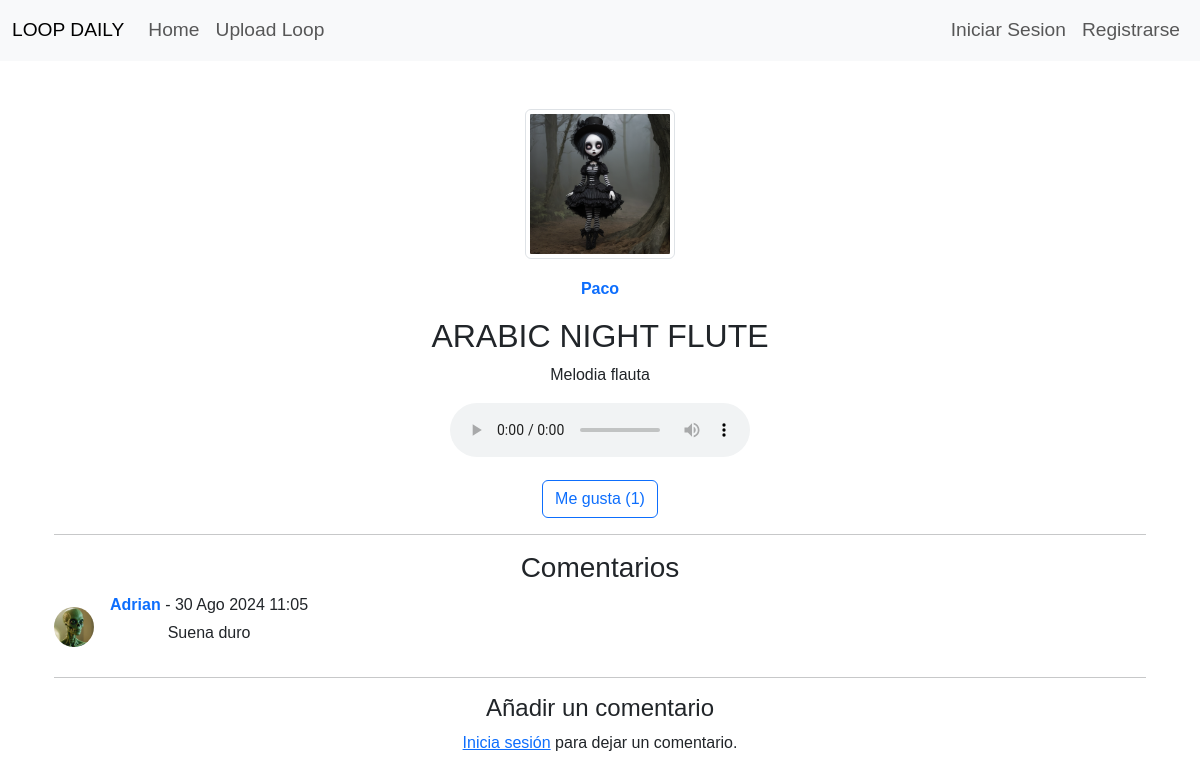
Page /loops/loop/28/ on the committed database.
### loops/models.py (models this page shows, shortened)
class Loop(models.Model):
    title = models.CharField(max_length=100)  # Campo de texto para el titulo del loop, con un maximo de 100 caracteres
    description = models.TextField()  # Campo de texto largo para la descripcion del loop
    bpm = models.IntegerField(default=120)  # Campo numerico para el BPM (beats por minuto) con un valor predeterminado de 120
    escala = models.CharField(max_length=50, default='Fm')  # Campo de texto para la escala musical, con un maximo de 50 caracteres y valor predeterminado 'Fm'
    categoria = models.CharField(max_length=50, default='Trap')  # Campo de texto para la categoria o genero musical, con un maximo de 50 caracteres y valor predeterminado 'Trap'
    file = models.FileField(upload_to='loops/')  # Campo de archivo para subir el loop, los archivos se guardaran en la carpeta 'loops/'
    uploaded_at = models.DateTimeField(auto_now_add=True)  # Campo de fecha y hora que se establece automaticamente cuando se sube el loop
    user = models.ForeignKey(User, on_delete=models.CASCADE)  # Relacion de clave foranea al modelo User, indicando que cada loop pertenece a un usuario especifico. Si el usuario se elimina, tambien se eliminan sus loops
    likes = models.ManyToManyField(User, related_name='loop_likes', blank=True)  # Relacion muchos-a-muchos con el modelo User, permitiendo que varios usuarios den 'likes' a un loop. El campo es opcional (puede estar en blanco)
    def total_likes(self):
        return self.likes.count()  # Metodo que retorna el numero total de 'likes' que tiene el loop

class UserProfile(models.Model):
    user = models.OneToOneField(User, on_delete=models.CASCADE)  # Relacion uno-a-uno con el modelo User
    profile_picture = models.ImageField(upload_to='profile_pics/', null=True, blank=True)  # Campo de imagen para la foto de perfil, opcional (puede estar en blanco)

class Comment(models.Model):
    loop = models.ForeignKey(Loop, related_name='comments', on_delete=models.CASCADE)  # Relacion de clave foranea al modelo Loop, indicando que cada comentario pertenece a un loop especifico. Si el loop se elimina, tambien se eliminan sus comentarios
    user = models.ForeignKey(User, on_delete=models.CASCADE)  # Relacion de clave foranea al modelo User, indicando que cada comentario pertenece a un usuario especifico. Si el usuario se elimina, tambien se eliminan sus comentarios
    text = models.TextField()  # Campo de texto largo para el contenido del comentario
    created_at = models.DateTimeField(auto_now_add=True)  # Campo de fecha y hora que se establece automaticamente cuando se crea el comentario

### loops/views.py (the view)
# urls.py: path('loop/<int:loop_id>/', loop_detail, name='loop_detail'),
def loop_detail(request, loop_id):
    loop = get_object_or_404(Loop, id=loop_id)  # Obtiene el loop o muestra un error 404 si no existe
    comments = loop.comments.all()  # Obtiene todos los comentarios del loop
    if request.method == 'POST':
        form = CommentForm(request.POST)
        if form.is_valid():
            comment = form.save(commit=False)
            comment.loop = loop  # Asocia el comentario con el loop
            comment.user = request.user  # Asocia el comentario con el usuario actual
            comment.save()  # Guarda el comentario en la base de datos
            return redirect('loop_detail', loop_id=loop.id)  # Redirige a los detalles del loop
    else:
        form = CommentForm()
    context = {
        'loop': loop,
        'comments': comments,
        'form': form,
    }
    return render(request, 'loop_detail.html', context)

### loops/templates/loop_detail.html (shortened to what this page needs)
{% extends 'base.html' %}
{% load static %}
{% block content %}
<div class="container mt-5 text-center">
    <div class="mb-3">
        {% if loop.user.userprofile.profile_picture %}
            <img src="{{ loop.user.userprofile.profile_picture.url }}" class="img-thumbnail" style="width: 150px; height: 150px; object-fit: cover; margin-bottom: 10px;">
        {% else %}
            <img src="{% static 'default_profile.png' %}" class="img-thumbnail" style="width: 150px; height: 150px; object-fit: cover; margin-bottom: 10px;">
        {% endif %}
        <div>
            <a href="{% url 'profile' %}?user_id={{ loop.user.id }}" class="text-decoration-none d-block mt-2">
                <strong>{{ loop.user.username }}</strong>
            </a>
        </div>
    </div>
    <h2>{{ loop.title }}</h2>
    <p>{{ loop.description }}</p>
    <div>
        <audio controls>
            <source src="{{ loop.file.url }}" type="audio/mpeg">
        </audio>
    </div>
    <div class="mt-3">
        <a href="{% url 'like_loop' loop.id %}" class="btn btn-outline-primary">
            {% if user in loop.likes.all %}
                <i class="fas fa-thumbs-up"></i> Me gusta ({{ loop.total_likes }})
            {% else %}
                 Me gusta ({{ loop.total_likes }})
            {% endif %}
        </a>
    </div>
    <hr>
    <h3>Comentarios</h3>
    <div class="comments">
        {% for comment in comments %}
        <div class="comment mb-3 d-flex align-items-center">
            {% if comment.user.userprofile.profile_picture %}
                <img src="{{ comment.user.userprofile.profile_picture.url }}" class="rounded-circle me-3" style="width: 40px; height: 40px; object-fit: cover;">
            {% else %}
                <img src="{% static 'default_profile.png' %}" class="rounded-circle me-3" style="width: 40px; height: 40px; object-fit: cover;">
            {% endif %}
            <div>
                <p class="mb-1"><a href="{% url 'profile' %}?user_id={{ comment.user.id }}" class="text-decoration-none"><strong>{{ comment.user.username }}</strong></a> - {{ comment.created_at|date:"d M Y H:i" }}</p>
                <p>{{ comment.text }}</p>
            </div>
        </div>
        {% endfor %}
    </div>
    <hr>
    <h4>Añadir un comentario</h4>
    {% if user.is_authenticated %}
    <form method="post">
        {% csrf_token %}
        {{ form.as_p }}
        <button type="submit" class="btn btn-primary">Enviar</button>
    </form>
    {% else %}
    <p><a href="{% url 'login' %}">Inicia sesión</a> para dejar un comentario.</p>
    {% endif %}
</div>
{% endblock %}

### static/css/style.css (style rules this page uses)
body { font-family: Arial, sans-serif; background-color: #ffffff; }

### rows in the picture
Loop: user.userprofile.profile_picture (picture)
Comment: user.userprofile.profile_picture (picture), user.username "Adrian", created_at "30 Ago 2024 11:05", text "Suena duro"
